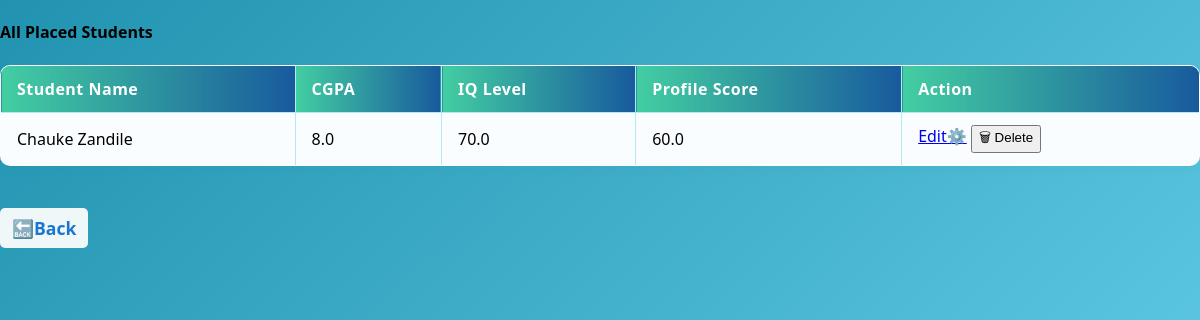
/my_placed_students (signed in), run on an earlier commit of the app's database.
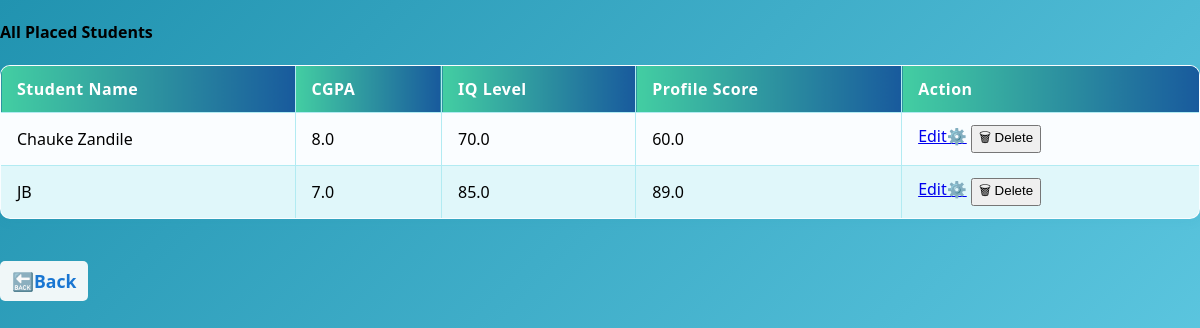
And on a later commit of the database.
### tables this page shows
CREATE TABLE placed_students(
        Id INTEGER PRIMARY KEY AUTOINCREMENT,
        User_id INTEGER,
        Student_name TEXT NOT NULL,
        CGPA REAL,
        IQ_level REAL,
        Profile_score REAL,
        FOREIGN KEY(User_id) REFERENCES users(id)
    );

### app.py (the view)
@app.route("/my_placed_students")
@login_required
def my_placed_students():
    user_id=session.get("user_id")
    conn=get_db_connection()
    placed_students=conn.execute("SELECT * FROM placed_students WHERE User_id=?", (user_id,)).fetchall()
    conn.close()
    return render_template("my_placed_students.html", placed_students=placed_students)

### app.py (called while the page is built)
def get_db_connection():
    conn=sqlite3.connect(DATABASE)
    conn.row_factory=sqlite3.Row
    return conn

def login_required(f):
    @wraps(f)
    def wrapper(*args,**kwargs):
        if "user_id" not in session:
            flash("Please log in to continue.","warning")
            return redirect(url_for("login"))
        return f(*args,**kwargs)
    return wrapper

@app.before_request
def save_last_page():
    if request.endpoint not in ("login", "logout", "register", "static", "home"):
        session["prev_page"] = request.path

@app.context_processor
def inject_user_role():
    return dict(is_admin=session.get("is_admin"))

### templates/my_placed_students.html (shortened to what this page needs)
<!DOCTYPE html>
<html>
<head>
</head>
<body>
    {% if placed_students %}
<h4 class="mt-5 mb-3">All Placed Students</h4>
<div style="overflow-x:auto;">
  <table class="table" border="1" cellpadding="8" style="width:100%;background:#fafdff">
    <thead>
      <tr style="background: linear-gradient(90deg,#43cea2 0%, #185a9d 100%); color:#fff;">
        <th>Student Name</th>
        <th>CGPA</th>
        <th>IQ Level</th>
        <th>Profile Score</th>
        <th>Action</th>
      </tr>
    </thead>
    <tbody>
      {% for student in placed_students %}
      <tr>
        <td>{{ student.Student_name }}</td>
        <td>{{ student.CGPA }}</td>
        <td>{{ student.IQ_level }}</td>
        <td>{{ student.Profile_score }}</td>
        <td>
           <a href="{{ url_for('edit_student', student_id=student.Id) }}">Edit⚙️</a>
           <form action="{{ url_for('delete_student', student_id=student.Id) }}" method="post" style="display:inline;">
           <button type="submit" onclick="return confirm('Are you sure you want to delete this student?');">🗑 Delete</button>
           </form>
        </td>
      </tr>
      {% endfor %}
    </tbody>
  </table>
  <a style="margin-top: 20px; display: inline-block; background-color: #f0f7f8;
  border-radius: 5px; padding: 8px 12px;" href="{{ url_for('predict_page')}}" class="back-link" >🔙Back</a>
</div>
{% endif %}
</body>
</html>

### templates/my_placed_students.html (style rules this page uses)
body { font-family: 'Segoe UI', Arial, sans-serif; margin: 0; padding: 0; background: linear-gradient(135deg, #2193b0 0%, #6dd5ed 100%); min-height: 100vh; }
table { border-collapse: collapse; width: 100%; background: #fafdff; margin-bottom: 22px; border-radius: 10px; overflow: hidden; box-shadow: 0 2px 12px rgba(33,147,176,0.07); }
th, td { border: 1px solid #b2ebf2; padding: 12px 16px; text-align: left; }
th { background: linear-gradient(90deg, #43cea2 0%, #185a9d 100%); color: #fff; font-weight: 600; letter-spacing: 0.5px; }
tr:nth-child(even) { background: #e0f7fa; }
.back-link { text-decoration: none; color: #1976d2; font-weight: bold; font-size: 1.1em; margin-top: 10px; display: inline-block; }

What changed in the data, as far as the page shows it:
added placed_students: Student_name "JB", CGPA "7.0", IQ_level "85.0", Profile_score "89.0"
